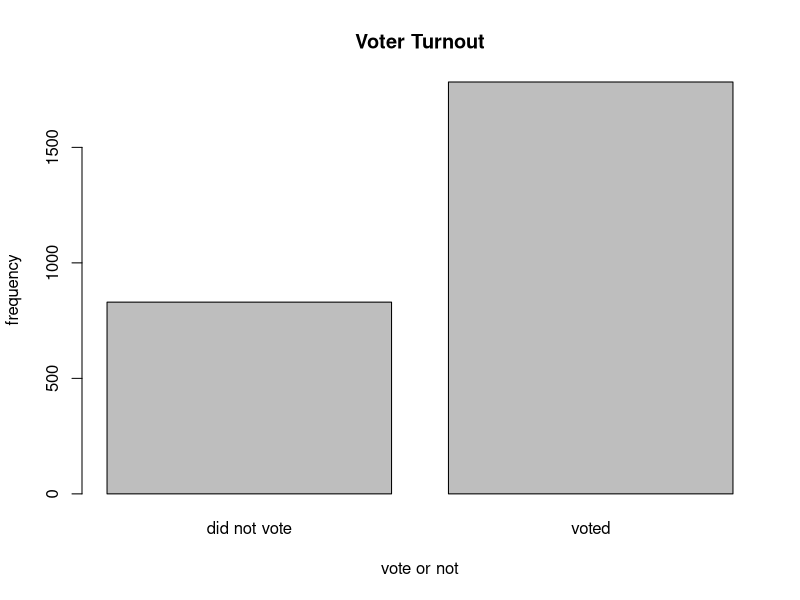
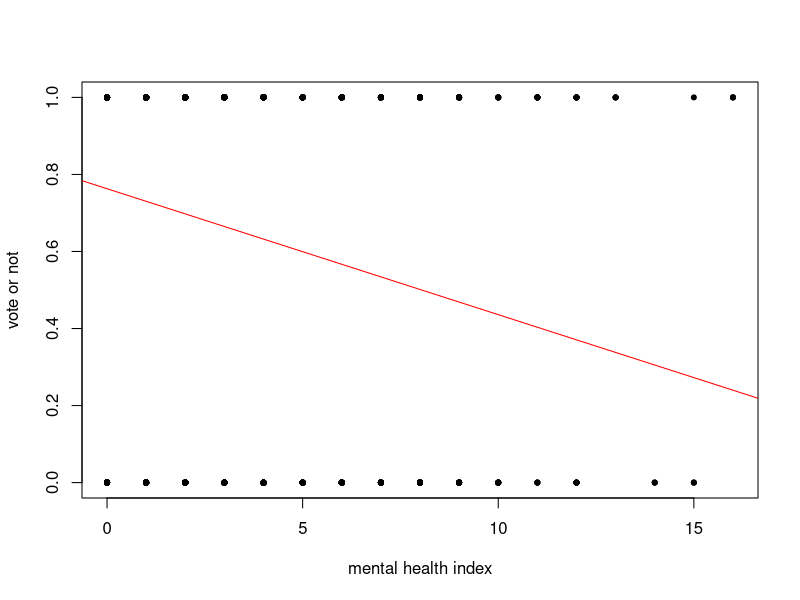
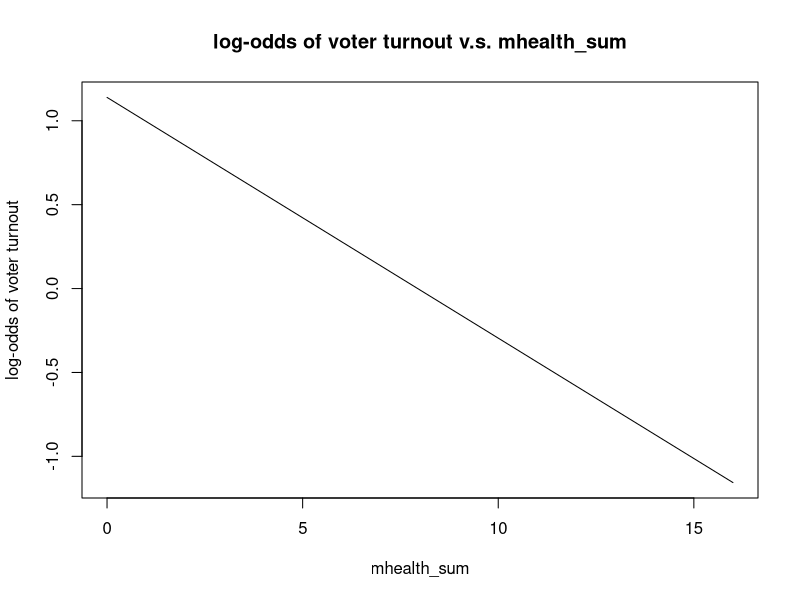
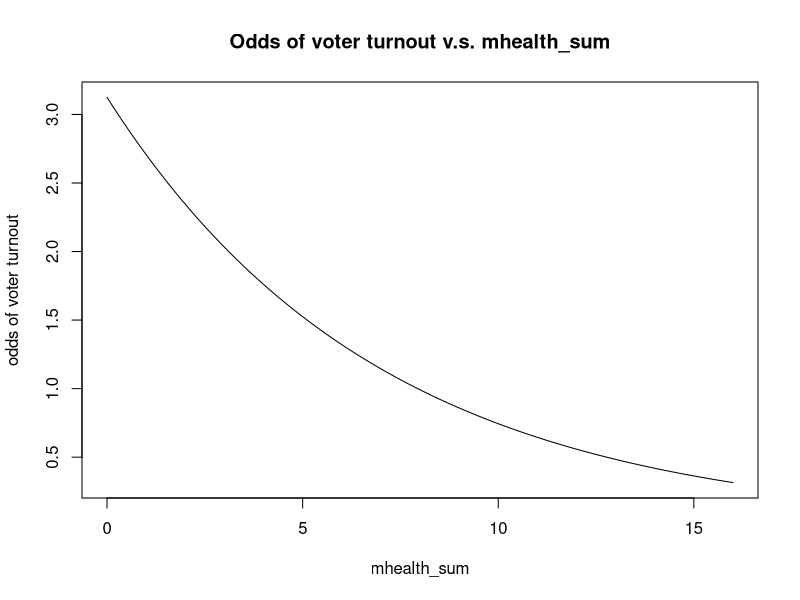
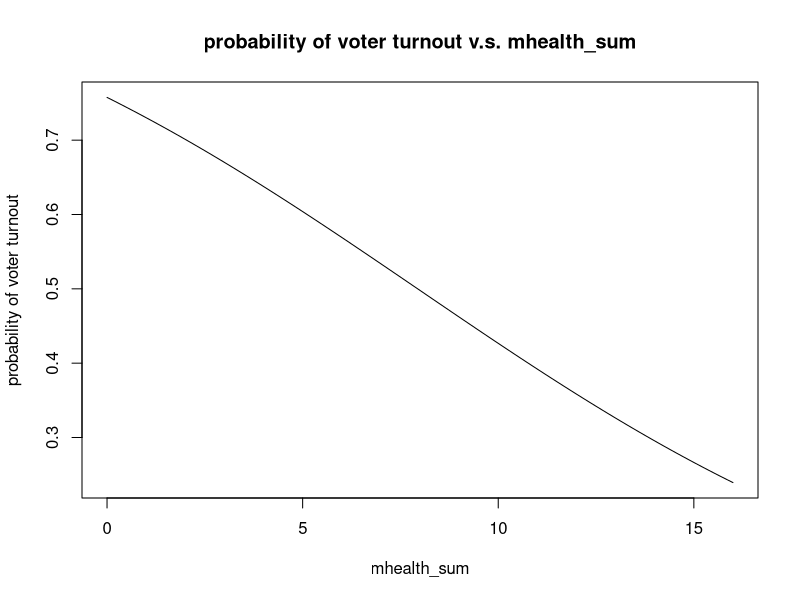
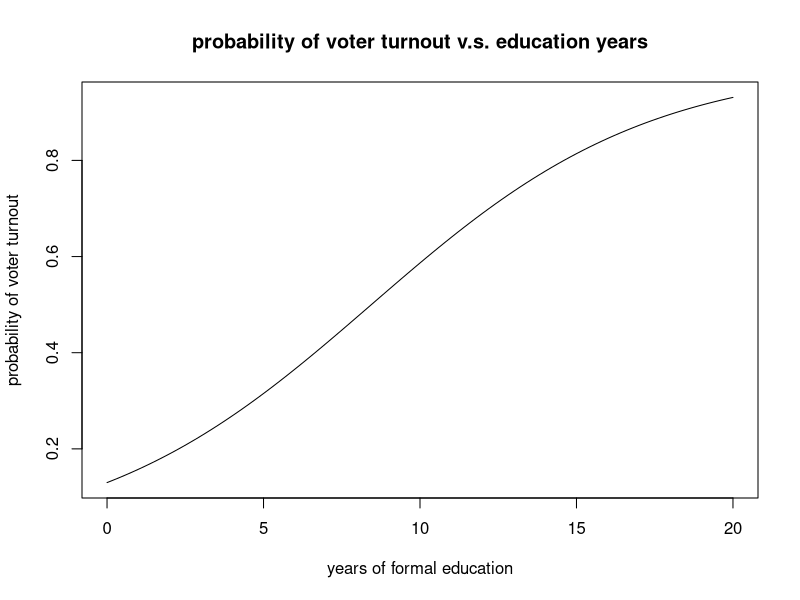
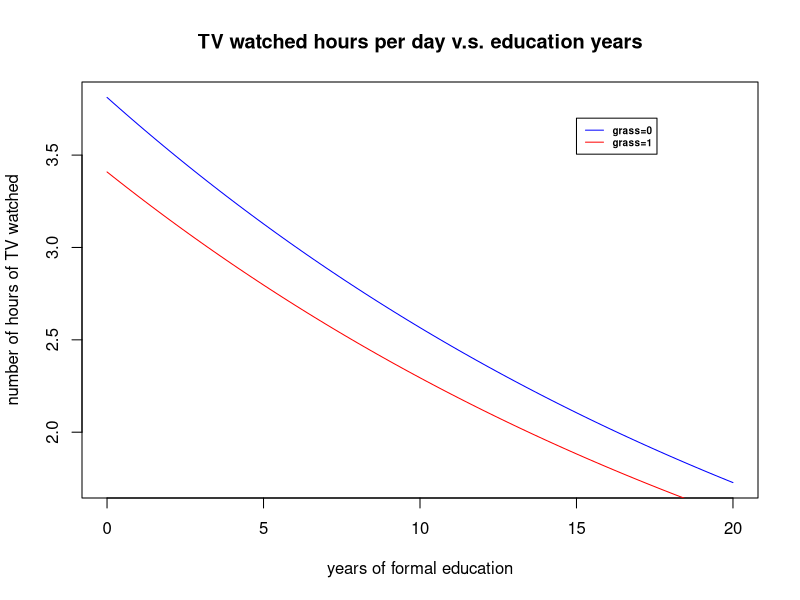
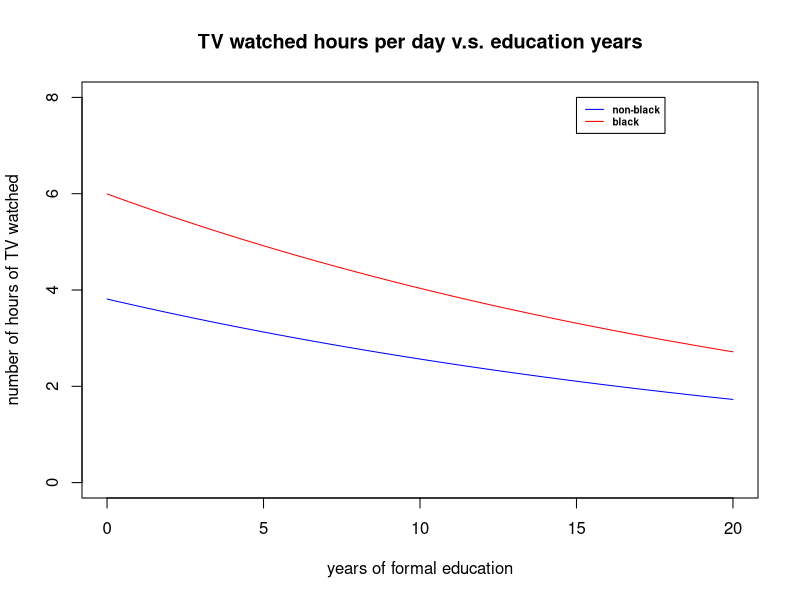

R code for these plots, in order:
## ---- chunk 1
# if ROCR package not installed, uncomment the next line
#install.packages("ROCR")
library(ROCR)
## ---- chunk 2

vt = read.csv("mental_health.csv",header=TRUE)
## ---- chunk 3
tab<-table(vt$vote96)
barplot(tab, names.arg=c('did not vote','voted'),main="Voter Turnout",xlab="vote or not",ylab="frequency") 
## ---- chunk 4
prob_vote = tab['1']/(tab['0']+tab['1'])
prob_vote
## ---- chunk 5
plot(vt$mhealth_sum,vt$vote96,pch=20,ylab="vote or not",xlab="mental health index")
crude_lm = lm(vote96~mhealth_sum,data=vt)
abline(crude_lm,col='red')
## ---- chunk 6
basic_vt = glm(vote96~mhealth_sum,data=vt,family = binomial)
summary(basic_vt)
## ---- chunk 7

plot(c(0:16),predict(basic_vt,list(mhealth_sum=c(0:16))),xlab = "mhealth_sum",ylab="log-odds of voter turnout",main="log-odds of voter turnout v.s. mhealth_sum", type='l')

## ---- chunk 8
expr = function(x){exp(predict(basic_vt,list(mhealth_sum=x)))}
curve(expr,from=0,to=16,xlab = "mhealth_sum",ylab="odds of voter turnout",main="Odds of voter turnout v.s. mhealth_sum")

## ---- chunk 9
expr = function(x){1/(1+exp(-predict(basic_vt,list(mhealth_sum=x))))}
curve(expr,from=0,to=16,xlab = "mhealth_sum",ylab="probability of voter turnout",main="probability of voter turnout v.s. mhealth_sum")

## ---- chunk 10
threshold = 0.5
pred_prob = predict(basic_vt,type="response")
# filter out observations with missing values in either column vote95 or column mhealth_sum
tmp_df = vt[complete.cases(vt[,1:2]),1:2]
tab = table(pred_prob>threshold,tmp_df$vote96)
accuracy_rate = (tab['FALSE','0']+tab['TRUE','1'])/(tab['FALSE','0']+tab['TRUE','1']+tab['FALSE','1']+tab['TRUE','0'])
print(accuracy_rate)
useless_classifier_error = tab['FALSE','0']+tab['TRUE','0']
basic_model_error = tab['FALSE','1']+tab['TRUE','0']
print(useless_classifier_error)
print(basic_model_error)
pred = prediction(pred_prob, tmp_df$vote96)
auc=as.numeric(performance(pred, "auc")@y.values)
print(auc)
## ---- chunk 11
multi_vt = glm(vote96~mhealth_sum + age + educ + black + female + married + inc10,data=vt,family = binomial)
summary(multi_vt)
## ---- chunk 12
multi1_vt = glm(vote96~mhealth_sum + educ+ age+married+inc10 ,data=vt,family = binomial)
summary(multi1_vt)
## ---- chunk 13
threshold = 0.5
pred_prob = predict(multi1_vt,type="response")
# filter out observations with missing values in at least one column of dataframe vt
tmp_df = vt[complete.cases(vt),]
tab = table(pred_prob>threshold,tmp_df$vote96)
accuracy_rate = (tab['FALSE','0']+tab['TRUE','1'])/(tab['FALSE','0']+tab['TRUE','1']+tab['FALSE','1']+tab['TRUE','0'])
print(accuracy_rate)

multiple_model_error = tab['FALSE','1']+tab['TRUE','0']

print(multiple_model_error)
pred = prediction(pred_prob, tmp_df$vote96)
auc=as.numeric(performance(pred, "auc")@y.values)
print(auc)
## ---- chunk 14
expr = function(x){predict(multi1_vt,data.frame(mhealth_sum=3,age=35,educ=x,married=1,inc10=12),type="response")}
curve(expr,from=0,to=20,xlab = "years of formal education",ylab="probability of voter turnout",main="probability of voter turnout v.s. education years")

## ---- chunk 15
tv = read.csv("gss2006.csv",header=TRUE)
## ---- chunk 16
poi_tv = glm(tvhours~.-ind,data=tv,family = "poisson")
summary(poi_tv)
## ---- chunk 17
poi_tv1 = glm(tvhours~educ+grass+hrsrelax+black,data=tv,family = "poisson")
summary(poi_tv1)
## ---- chunk 18

expr1 = function(x){exp(predict(poi_tv1,data.frame(grass=0,hrsrelax=2,educ=x,black=0)))}
curve(expr1,from=0,to=20,xlab = "years of formal education",ylab="number of hours of TV watched",main="TV watched hours per day v.s. education years",col='blue')
expr2 = function(x){exp(predict(poi_tv1,data.frame(grass=1,hrsrelax=2,educ=x,black=0)))}
curve(expr2,from=0,to=20,xlab = "years of formal education",ylab="number of hours of TV watched",main="TV watched hours per day v.s. education years",col='red',add =TRUE)
legend(15,3.7,legend = c("grass=0","grass=1"),col=c('blue','red'),lty=1,cex = 0.6,text.font=2)

## ---- chunk 19

expr3 = function(x){exp(predict(poi_tv1,data.frame(grass=0,hrsrelax=2,educ=x,black=0)))}
curve(expr3,from=0,to=20,xlab = "years of formal education",ylab="number of hours of TV watched",main="TV watched hours per day v.s. education years",col='blue',ylim = c(0,8))

expr4 = function(x){exp(predict(poi_tv1,data.frame(grass=0,hrsrelax=2,educ=x,black=1)))}
curve(expr4,from=0,to=20,xlab = "years of formal education",ylab="number of hours of TV watched",main="TV watched hours per day v.s. education years",col='red',add =TRUE)
legend(15,8,legend = c("non-black","black"),col=c('blue','red'),lty=1,cex = 0.6,text.font=2)

## ---- chunk 20
poi_tv_quasi = glm(tvhours~educ+grass+hrsrelax+black,data=tv,family = "quasipoisson")
summary(poi_tv_quasi)
